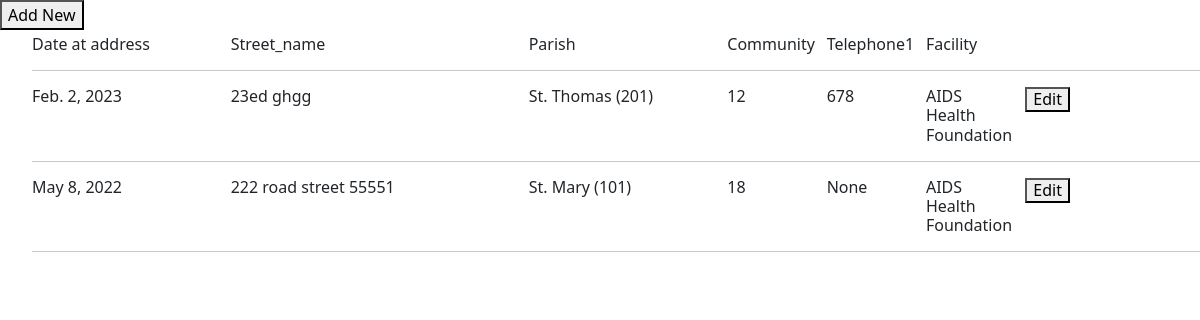
/client/address_list/3/ (signed in), run on an earlier commit of the app's database.
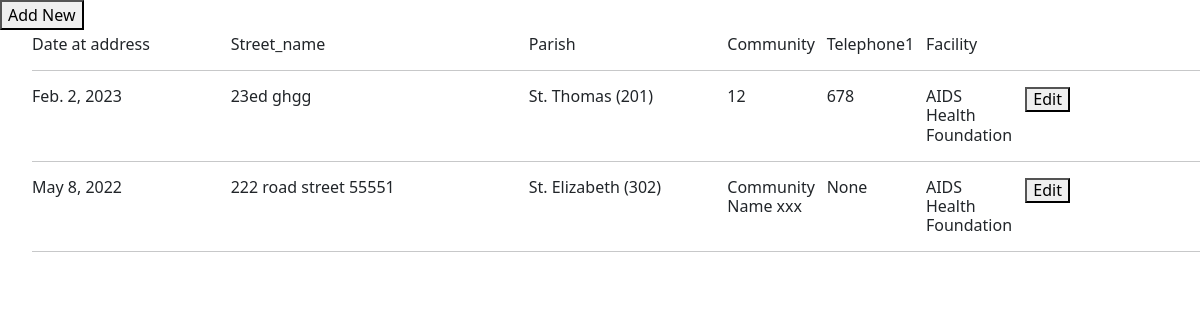
And on a later commit of the database.
### prep_app/models.py (models this page shows, shortened)
class Address(TSIS2BaseModel):
    client = models.ForeignKey("Client", blank=False, null=False, on_delete=models.PROTECT)
    date_at_address = models.DateField(blank=False, null=False)
    street_name = models.CharField(max_length=255, blank=True, null=True)
    parish = models.ForeignKey("Parish", blank=False, null=False, on_delete=models.PROTECT)
    community =  models.CharField(max_length=255, blank=True, null=True)
    telephone_cell1 = models.CharField(max_length=255, blank=True, null=True)
    telephone_cell2 = models.CharField(max_length=255, blank=True, null=True)
    notes = models.TextField(blank=True, null=True)
    facility = models.ForeignKey("Facility", on_delete=models.CASCADE)

class Parish(TSIS2BaseModel):
    region  = models.ForeignKey("RegionCode", blank=False, null=False, on_delete=models.PROTECT)
    name = models.CharField(max_length=255, blank=False, null=False)
    code = models.CharField(max_length=255, blank=False, null=False)
    abbreviation = models.CharField(max_length=10, blank=False, null=False, default="Unk")
    objects = ParishManager()
    def __str__(self):
        return "%s (%s)" % (self.name, self.code)

class Facility(TSIS2BaseModel):
    name = models.CharField(max_length=255, blank=False, null=False)
    code = models.CharField(max_length=255, blank=False, null=False, unique=True)
    lab_ref_code = models.CharField(max_length=255, blank=True, null=True, verbose_name='LAB reference code')
    address1 = models.CharField(max_length=255, blank=True, null=True)
    parish = models.ForeignKey("Parish", blank=False, null=False,
                               related_name='facility_parish', on_delete=models.PROTECT)
    organization = models.ForeignKey("Organization", blank=False, null=False, related_name="facility_organization", on_delete=models.PROTECT)

### prep_app/views.py (the view)
# urls.py: path('address_list/<int:client_id>/', address_list, name='address_list'),
def address_list(request, client_id):
    if request.session.get('User') is None:
        return redirect('login_user')
    client = get_object_or_404(Client, pk=client_id)
    addresses = Address.objects.filter(client_id=client_id).order_by('-date_at_address')
    return render(request, 'address_list.html', {'addresses': addresses, 'client_id': client_id})

### prep_app/base_model.py (called while the page is built)
    def get_queryset(self):
        if self.include_deleted:
            return TSIS2BaseQuerySet(self.model)
        return TSIS2BaseQuerySet(self.model).filter(deleted_at=None)

### accounts/templates/address_list.html (shortened to what this page needs)
{% load widget_tweaks %}
{% load bootstrap5 %}
{% bootstrap_css %}
{% load crispy_forms_tags %}
</head>
{% block content %}
<div class="col-md-4">  <button onclick="popup2({{ client.id }})">Add New</button>  </div>
<ul>
  <b><div class="row h6">
    <div class="col-md-2"> Date at address </div>
    <div class="col-md-3">   Street_name</div>
    <div class="col-md-2">  Parish </div>
    <div class="col-md-1"> Community </div>
    <div class="col-md-1"> Telephone1 </div>
    <div class="col-md-1"> Facility </div>
  </div> </b>
<hr>
{% for address in addresses %}
<div class="row h6">
    <div class="col-md-2">  {{ address.date_at_address }}</div>
    <div class="col-md-3">  {{ address.street_name }}</div>
    <div class="col-md-2">  {{ address.parish }}</div>
    <div class="col-md-1">  {{ address.community }}</div>
    <div class="col-md-1">  {{ address.telephone_cell1 }}</div>
    <div class="col-md-1">  {{ address.facility.name  }}</div>
    <div class="col-md-1"> <button onclick="popup({{ address.id }})">Edit</button>  </div>
  </div>
  <hr>
{% empty %}
<p style="font-size:12px; "> No data found - Click <b>'Add New'</b> to create new record </p>
{% endfor %}
</ul>
{% endblock %}

What changed in the data, as far as the page shows it:
changed Address "222 road street 55551": parish "St. Mary (101)" → "St. Elizabeth (302)"; community "18" → "Community Name xxx"
